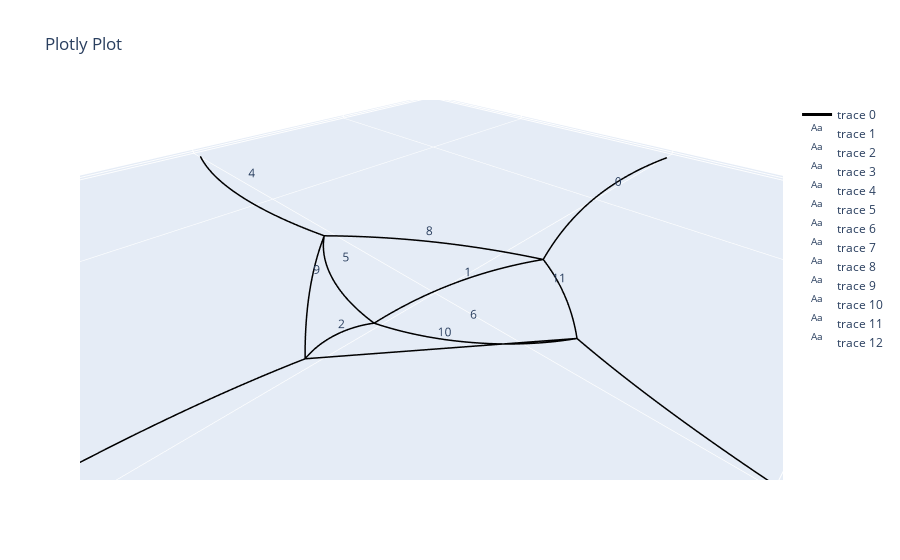

The cell this chart's notebook holds for it:
### Markdown cell above
### Step 3: Define elements as a curves
An (optional) optimization algorithm finds the vertex locations minimizing abs(l1-l0). Next the (optimized) network is scaled down, and edges are defined as arcs.

available error functions in the optimization algorithms are:
- 'no optimization' : Network is scaled down directly, and no alogirthm is applied
- 'standard'        : a standard L2-norm quantifies the error
- 'sigmoid'         : a sigmoid function skews the L2-norm to penalize too short edges more (b>0) or too long edges more (b<0)

Preliminary results shows best results using a standard L2 error function

### Code cell
# net.initialize_shape_optimizer(function_type = 'no optimization',  method = 'L-BFGS-B', params = None)
net.initialize_shape_optimizer(function_type = 'standard',  method = 'L-BFGS-B')
# net.initialize_shape_optimizer(function_type = 'sigmoid',  method = 'L-BFGS-B', params = {'a': 4, 'b': -1})
net.optimize_vertices()
reference_point = [0,0,0]                         # The network will be scaler relative to this point
net.scale_vertices(reference_point, net.l_scalar) # If you don't provide a scalar, it will use network.l_scalar automatically

#  You can plot the scaled network like this
# net.net_plot(color=True, plot_type='scaled')

# Determine the Radius and Angle of the circle that define the arc of each element
R, th = net.arc_param()
# for the arc length (net.l1 * net.l_scalar) is used unless specified otherwise, for the cord length (net.l0) is used unless specified otherwise
xyz = net.arc_points(n = 100) 

net.net_plot(color=True, plot_type='arcs', elables=True)

np.min(R/net.l0), net.l_scalar

### Figure 1 — Plotly figure (JSON) as saved in the notebook; plotly's stock layout.template omitted (floating-point values rounded to 4 significant figures; data arrays with more than 128 entries replaced by an {"elided": "..."} marker saying what was removed)
{"data": [{"line": {"color": "black", "width": 3}, "mode": "lines", "type": "scatter3d", "x": {"elided": "1212 float values"}, "y": {"elided": "1212 float values"}, "z": {"elided": "1212 int values"}}, {"mode": "text", "text": ["0"], "type": "scatter3d", "x": [-52.93], "y": [3.725], "z": [0]}, {"mode": "text", "text": ["1"], "type": "scatter3d", "x": [-3.93], "y": [3.144], "z": [0]}, {"mode": "text", "text": ["2"], "type": "scatter3d", "x": [17.24], "y": [-0.7671], "z": [0]}, {"mode": "text", "text": ["3"], "type": "scatter3d", "x": [54.77], "y": [-0.6119], "z": [0]}, {"mode": "text", "text": ["4"], "type": "scatter3d", "x": [1.189], "y": [-57.13], "z": [0]}, {"mode": "text", "text": ["5"], "type": "scatter3d", "x": [6.964], "y": [-13.75], "z": [0]}, {"mode": "text", "text": ["6"], "type": "scatter3d", "x": [3.129], "y": [10.56], "z": [0]}, {"mode": "text", "text": ["7"], "type": "scatter3d", "x": [-3.074], "y": [53.94], "z": [0]}, {"mode": "text", "text": ["8"], "type": "scatter3d", "x": [-8.787], "y": [-10.17], "z": [0]}, {"mode": "text", "text": ["9"], "type": "scatter3d", "x": [12.39], "y": [-14.08], "z": [0]}, {"mode": "text", "text": ["10"], "type": "scatter3d", "x": [8.552], "y": [10.23], "z": [0]}, {"mode": "text", "text": ["11"], "type": "scatter3d", "x": [-12.62], "y": [14.14], "z": [0]}], "layout": {"scene": {"aspectmode": "data"}, "title": {"text": "Plotly Plot"}}}
